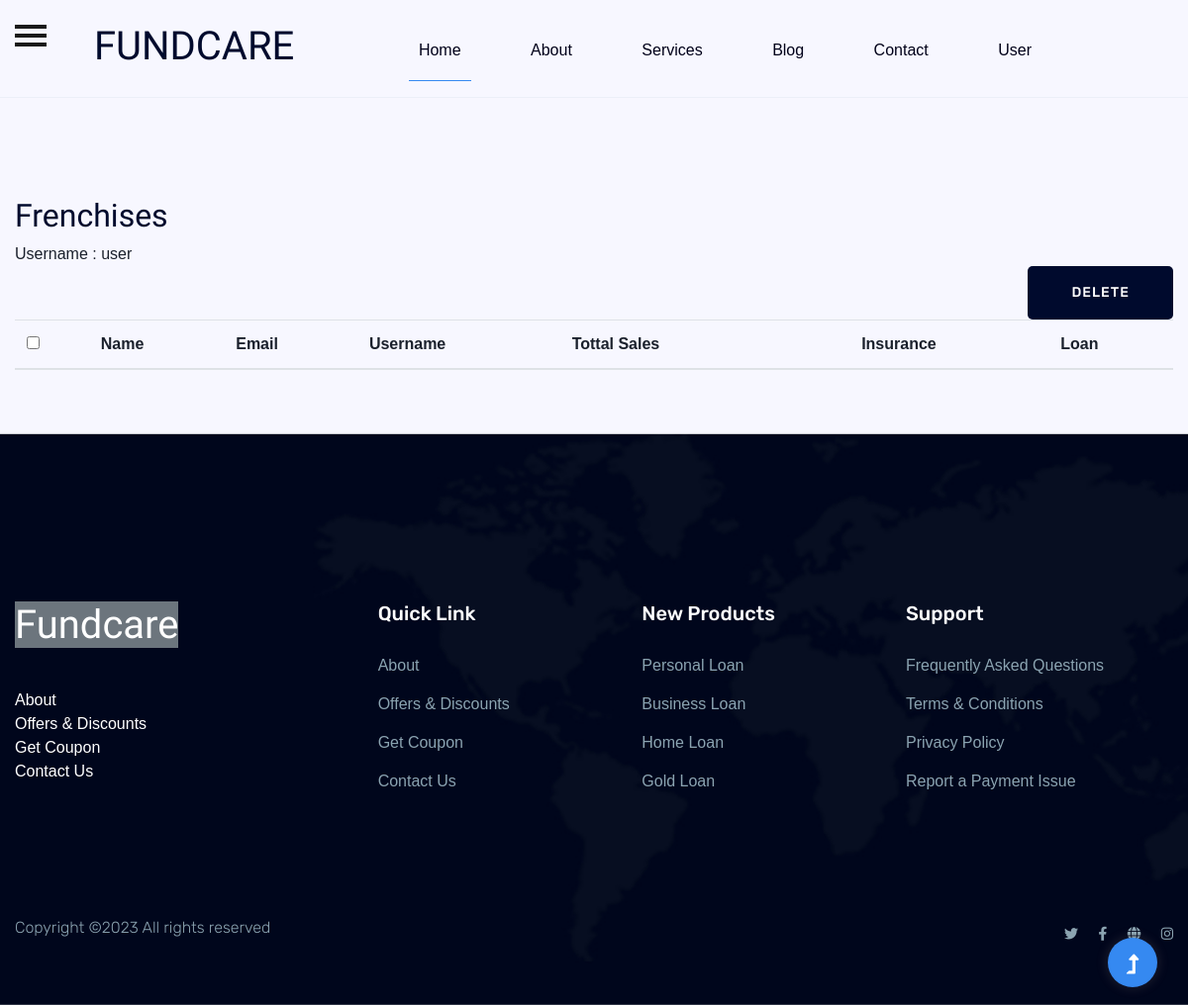
Page /alldata/10 (signed in) on the earlier database version.
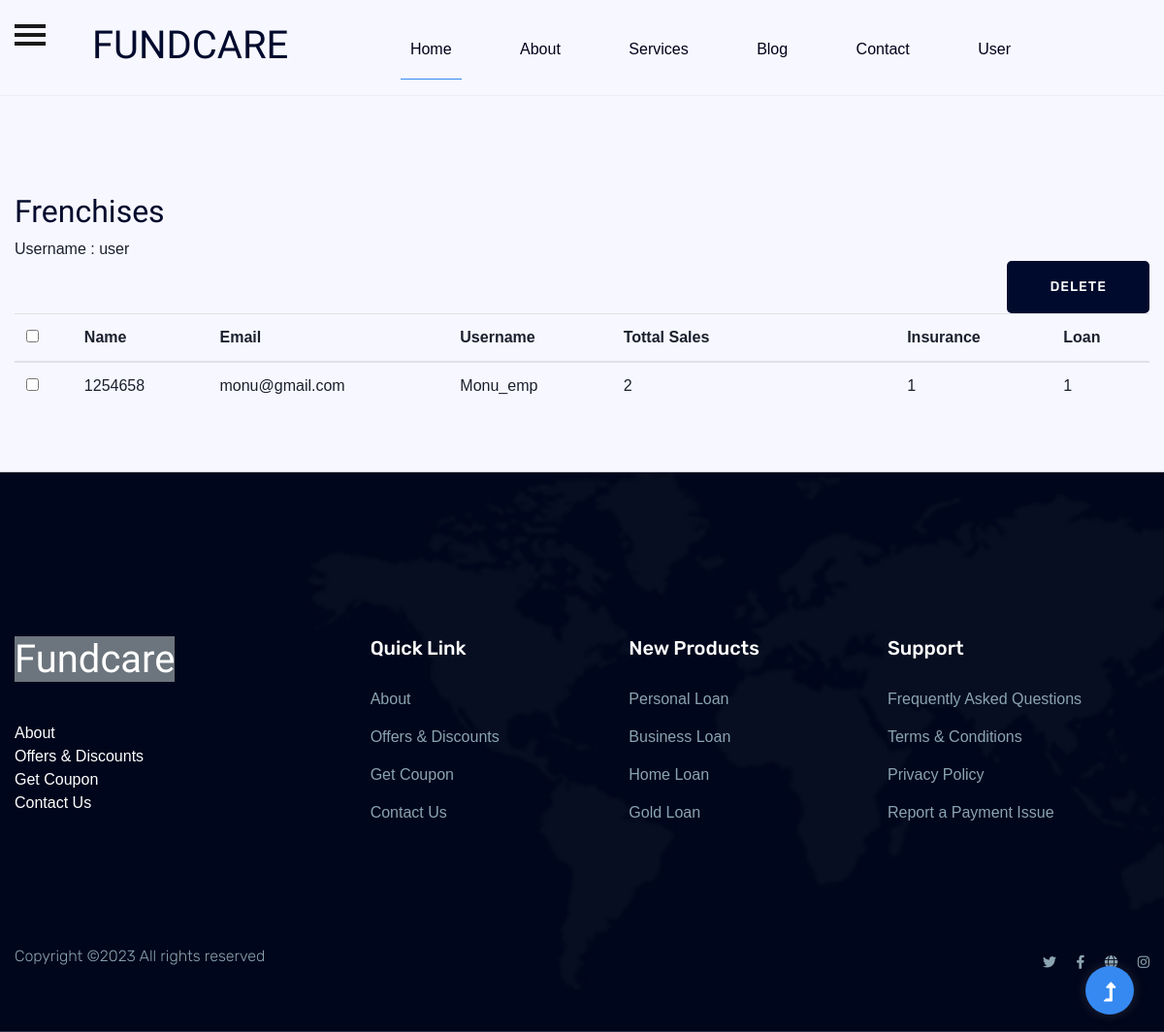
Same page on the later database version.
### frenchise/models.py (models this page shows)
class frenchise_employee_register_model(models.Model):
    user = models.ForeignKey(User, on_delete=models.CASCADE)
    employee_id = models.IntegerField(default=123456)
    email = models.EmailField(null=False, blank=False, default= 'employee@gmail.com')
    name = models.CharField(max_length=100,blank=True)
    username = models.CharField(max_length=15,null=False, blank=False, default='Username')
    password = models.CharField(max_length=50)

### frenchise/views.py (the view)
# urls.py: path('alldata/<int:frenchid>', all_frenchise_employe_view, name= 'alldata'),
@login_required
def all_frenchise_employe_view(request,frenchid):
    loginUser = request.user
    if loginUser.is_superuser:
        user = get_object_or_404(User, id=frenchid)
        usernm = user.username
        print(usernm)
        e_data = frenchise_employee_register_model.objects.filter(user=user)
        all_data = []
        for data in e_data:
            u = data.user
            usernames = data.username
            userdataemp = User.objects.filter(username=usernames)
            for i in userdataemp:
                usrnme = i.id
            loandata = Loan.objects.filter(user=usrnme)
            count_loan = loandata.count()
            print(count_loan)
            insurance_data = Insurance.objects.filter(user=usrnme)
            count_insurance = insurance_data.count()
            total_sales = count_loan + count_insurance
            data_dict = {
                'id': data.id,
                'employee_id':data.employee_id,
                'username': data.username,
                'email': data.email,
                'total':total_sales,
                'loan':count_loan,
                'insurance':count_insurance
            }
            all_data.append(data_dict)
        return render(request, 'frenchise/all_frenchise_employee_dashboard.html', {'e_data': all_data})

### frenchise/templates/frenchise/all_frenchise_employee_dashboard.html (shortened to what this page needs)
{% extends 'frenchise/base.html' %}
{% load static %}
{% block home-page %}
<main>
    <br>
    <br>
    <hr>
    <div id="wrapper">
             <div id="page-content-wrapper">
                 <button type="button" class="hamburger animated fadeInLeft is-closed" data-toggle="offcanvas">
                     <span class="hamb-top"></span>
                     <span class="hamb-middle"></span>
                     <span class="hamb-bottom"></span>
                 </button>
                 <div class="container">
                    <div class="row">
                        <div class="col-md-12">	<h2>Frenchises</h2> </div>
                    </div>
                    <div class="row">
                                        <div class="col-md-12">
                                            <div class="widget blank no-padding">
                                                <div class="panel panel-default work-progress-table">
                                                    <div class="panel-heading"> Username : {{request.user.username}}
                                                        <div class="dropdown rounded">
                                                            <button class="btn btn-danger pull-right"  data-title="Delete" data-toggle="modal" data-target="#delete"> Delete</button>
                                                        </div>
                                                    </div>
                                                    <table id="mytable" class="table">
                                                        <thead>
                                                          <tr>
                                                            <th><input type="checkbox" id="checkall" /></th>
                                                            <th>Name</th>
                                                            <th>Email</th>
                                                            <th>Username</th>
                                                            <th style="width:25%">Tottal Sales</th>
                                                            <th>Insurance</th>
                                                            <th>Loan</th>
                                                          </tr>
                                                        </thead>
                                                        <tbody>
                                                            {% for ad in e_data %}
                                                          <tr>
                                                            <td><input type="checkbox" class="checkthis" /></td>
                                                            <td>{{ad.employee_id}}</td>
                                                            <td>{{ad.email}}</td>
                                                            <td>{{ad.username}}</td>
                                                            <td>{{ad.total}}</td>
                                                            <td>{{ad.insurance}}</td>
                                                            <td>{{ad.loan}}</td>
                                                          </tr>
                                                          {% endfor %}
                                                        </tbody>
                                                    </table>
                                                </div>
                                            </div>
                                        </div>
                                    </div>
                </div>
             </div>
         </div>
{% endblock home-page %}

### frenchise/templates/frenchise/base.html (shortened to what this page needs)
<!doctype html>
{% load static %}
<html class="no-js" lang="zxx">
    <head>
            <link rel="stylesheet" href="{% static 'frenchise/css/bootstrap.min.css' %}">
            <link rel="stylesheet" href="{% static 'frenchise/css/owl.carousel.min.css' %}">
            <link rel="stylesheet" href="{% static 'frenchise/css/slicknav.css' %}" >
            <link rel="stylesheet" href="{% static 'frenchise/css/flaticon.css' %}">
            <link rel="stylesheet" href="{% static 'frenchise/css/animate.min.css' %}">
            <link rel="stylesheet" href="{% static 'frenchise/css/magnific-popup.css' %}">
            <link rel="stylesheet" href="{% static 'frenchise/css/fontawesome-all.min.css' %}">
            <link rel="stylesheet" href="{% static 'frenchise/css/themify-icons.css' %}">
            <link href="https://maxcdn.bootstrapcdn.com/font-awesome/4.7.0/css/font-awesome.min.css" rel="stylesheet">
            <link rel="stylesheet" href="{% static 'frenchise/css/slick.css' %}">
            <link rel="stylesheet" href="{% static 'frenchise/css/nice-select.css' %}">
            <link rel="stylesheet" href="{% static 'frenchise/css/style.css' %}">
    <link rel="stylesheet" href="https://cdnjs.cloudflare.com/ajax/libs/font-awesome/5.12.1/css/all.min.css">
 </head>
   <body>
<header>
    <div class="header-area header-transparent">
            <div class="main-header  header-sticky">
                <div class="container-fluid">
                    <div class="row align-items-center">
                        <div class="col-xl-2 col-lg-2 col-md-1">
                            <div class="logo ">
                                <a href="{% url 'home' %}"><h1>FUNDCARE</h1></a>
                            </div>
                        </div>
                        <div class="col-xl-10 col-lg-10 col-md-10">
                        <div class="menu-main d-flex align-items-center justify-content-end">
                            <div class="main-menu f-right d-none d-lg-block">
                                <nav>
                                    <ul id="navigation">
                                        <li class="active"><a href="{% url 'home' %}">Home</a></li>
                                        <li><a href="{% url 'about' %}">About</a></li>
                                        <li><a href="{% url 'services' %}">Services</a></li>
                                        <li><a href="{% url 'blog' %}">Blog</a>
                                        </li>
                                        <li><a href="{% url 'contact' %}">Contact</a></li>
                                        {% if request.user.is_authenticated %}
                                            <li><a href="#">{{ request.user.username|capfirst }}</a>
                                            </li>
                                        {% else %}
                                            <li><a href="{% url 'register' %}" class=""><i class="fa-light fa-user-plus"></i><small>Partner Dashboard</small> </a></li>
                                            <li><a href="{% url 'login' %}" class=""><i class="fa-light fa-user-plus"></i><small> Login </small> </a></li>
                                        {% endif %}
                                    </ul>
                                </nav>
                            </div>
                        </div>
                        </div>
                        <div class="col-12">
                        </div>
                    </div>
                </div>
            </div>
    </div>
</header>
{% block home-page %} {% endblock home-page %}
    <footer class="mt-5">
        <div class="footer-area">
            <div class="container-fluid">
               <div class="footer-top footer-padding">
                    <div class="row justify-content-between">
                        <div class="col-xl-3 col-lg-4 col-md-4 col-sm-6">
                            <div class="single-footer-caption mb-50">
                                <div class="single-footer-caption mb-30">
                                    <div class="footer-logo">
                                        <h1><a href="{% url 'home' %}" class="btn-secondary">Fundcare</a></h1>
                                    </div>
                                    <ul>
                                        <li><a href="#">About</a></li>
                                        <li><a href="#">Offers & Discounts</a></li>
                                        <li><a href="#">Get Coupon</a></li>
                                        <li><a href="#"> Contact Us</a></li>
                                    </ul>
                                </div>
                            </div>
                        </div>
                        <div class="col-xl-2 col-lg-2 col-md-4 col-sm-6">
                            <div class="single-footer-caption mb-50">
                                <div class="footer-tittle">
                                    <h4>Quick Link</h4>
                                    <ul>
                                        <li><a href="#">About</a></li>
                                        <li><a href="#">Offers & Discounts</a></li>
                                        <li><a href="#">Get Coupon</a></li>
                                        <li><a href="#"> Contact Us</a></li>
                                    </ul>
                                </div>
                            </div>
                        </div>
                        <div class="col-xl-2 col-lg-3 col-md-4 col-sm-6">
                            <div class="single-footer-caption mb-50">
                                <div class="footer-tittle">
                                    <h4>New Products</h4>
                                    <ul>
                                        <li><a href="#">Personal Loan</a></li>
                                        <li><a href="#">Business Loan</a></li>
                                        <li><a href="#">Home Loan</a></li>
                                        <li><a href="#">Gold Loan</a></li>
                                    </ul>
                                </div>
                            </div>
                        </div>
                        <div class="col-xl-3 col-lg-3 col-md-4 col-sm-6">
                            <div class="single-footer-caption mb-50">
                                <div class="footer-tittle">
                                    <h4>Support</h4>
                                    <ul>
                                        <li><a href="#">Frequently Asked Questions</a></li>
                                        <li><a href="#">Terms & Conditions</a></li>
                                        <li><a href="#"> Privacy Policy</a></li>
                                        <li><a href="#">Report a Payment Issue</a></li>
                                    </ul>
                                </div>
                            </div>
                        </div>
                    </div>
               </div>
                <div class="footer-bottom">
                    <div class="row d-flex justify-content-between align-items-center">
                        <div class="col-xl-9 col-lg-8">
                            <div class="footer-copy-right">
                                <p>
    Copyright &copy;<script>document.write(new Date().getFullYear());</script> All rights reserved
    </p>
                            </div>
                        </div>
                        <div class="col-xl-3 col-lg-4">
                            <div class="footer-social f-right">
                                <a href="#"><i class="fab fa-twitter"></i></a>
                                <a href="#"><i class="fab fa-facebook-f"></i></a>
                                <a href="#"><i class="fas fa-globe"></i></a>
                                <a href="#"><i class="fab fa-instagram"></i></a>
                            </div>
                        </div>
                    </div>
               </div>
            </div>
        </div>
    </footer>
    <div id="back-top" >
        <a title="Go to Top" href="#"> <i class="fas fa-level-up-alt"></i></a>
    </div>
    </body>
</html>

Differences in the rows shown:
now on this page (row edited): frenchise_employee_register_model: email "monu@gmail.com", username "Monu_emp"
Other differences:
new list line: "☐ 1254658 2 1 1"
